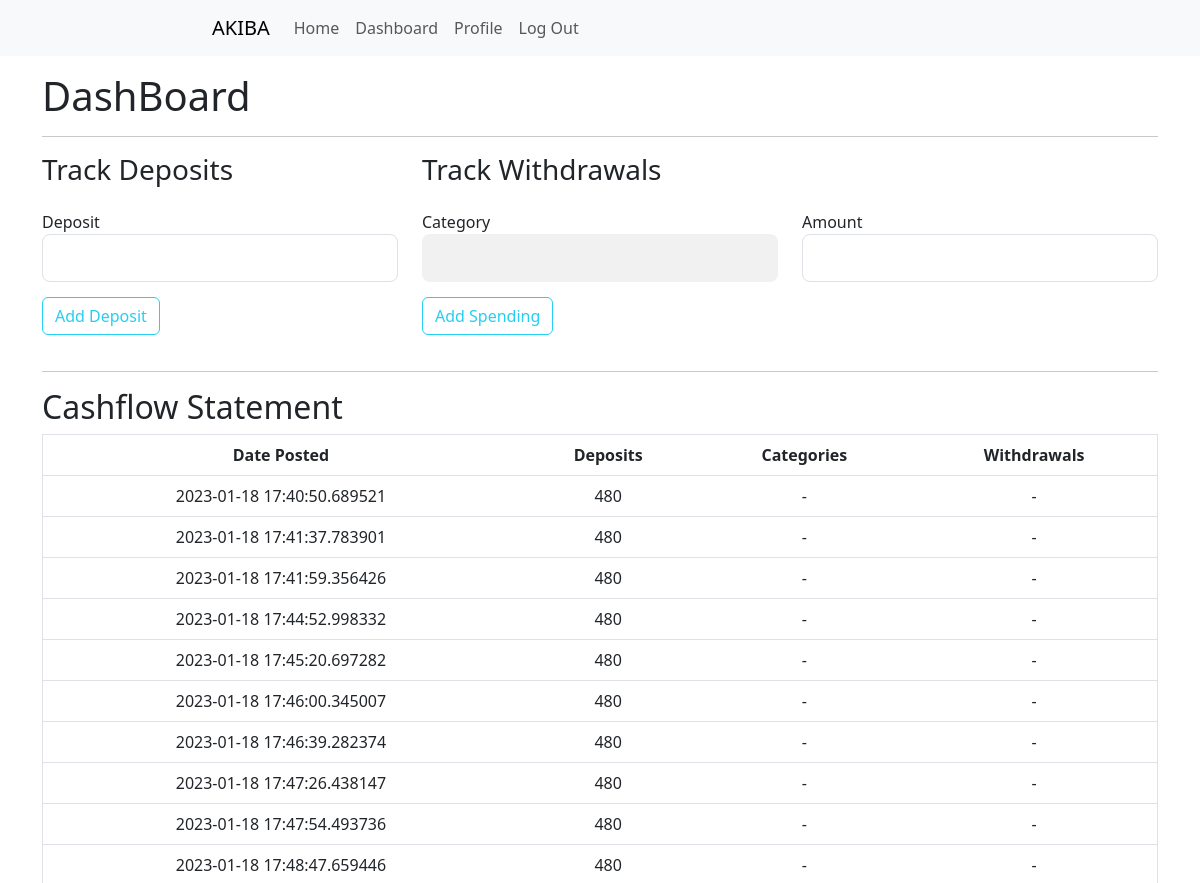
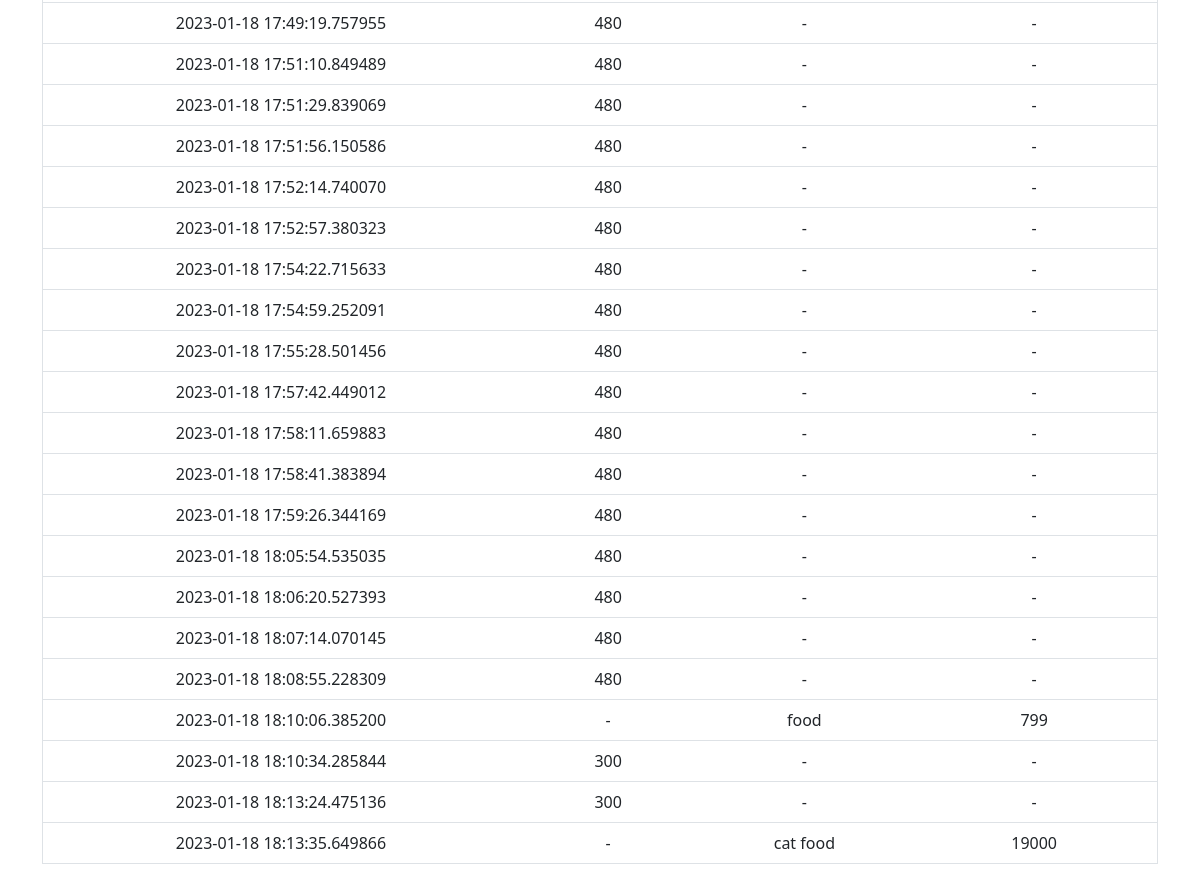
Page /dashboard (signed in) on the committed database (2 pictures, top to bottom).
### budgeting_app/models.py (models this page shows, shortened)
class Budget(db.Model):
    id = db.Column(db.Integer, primary_key=True)
    date_posted = db.Column(db.DateTime, nullable=False, default=datetime.utcnow)
    deposit = db.Column(db.Integer)
    category = db.Column(db.String(20))
    amount = db.Column(db.Integer)
    user_id = db.Column(db.Integer, db.ForeignKey('user.id'), nullable=False)

### budgeting_app/routes.py (the view)
@app.route("/dashboard", methods=['GET', 'POST'])
@login_required
def user_dashboard():
    depositform = DepositForm()
    spendingform = SpendingForm()
    if depositform.deposit.data and depositform.validate_on_submit():
        budget = Budget(deposit=depositform.deposit.data, user_id=current_user.id)
        db.session.add(budget)
        db.session.commit()
        flash('Deposit added!', 'success')
        return redirect(url_for('user_dashboard'))
    if spendingform.category.data and spendingform.amount.data and spendingform.validate_on_submit():
        budget = Budget(category=spendingform.category.data, amount=spendingform.amount.data, user_id=current_user.id)
        db.session.add(budget)
        db.session.commit()
        flash('Withdrawal added!', 'success')
        return redirect(url_for('user_dashboard'))
    headings = ('Date Posted','Deposits', 'Categories', 'Withdrawals')
    result = Budget.query.with_entities(Budget.date_posted, Budget.deposit, Budget.category, Budget.amount)
    return render_template("public/dashboard.html", depositform=depositform, spendingform=spendingform, result=result, headings=headings)

### budgeting_app/forms.py
class DepositForm(FlaskForm):
    deposit = IntegerField('Deposit', validators=[DataRequired()])
    submit = SubmitField('Add Deposit')

class SpendingForm(FlaskForm):
    category = StringField('Category', validators=[DataRequired()])
    amount = IntegerField('Amount', validators=[DataRequired()])
    submit = SubmitField('Add Spending')

### budgeting_app/models.py (called while the page is built)
@login_manager.user_loader
def load_user(user_id):
    return User.query.get(int(user_id))

### budgeting_app/templates/public/dashboard.html (shortened to what this page needs)
{% extends "public/templates/public_template.html" %}
{% block main %}
<div class="container">
    <h1>DashBoard</h1>
    <hr>
    <div class="row">
        <div class="col-md-4">
            <form method="POST" action="">
                <h3>Track Deposits</h3>
                <div class="form-group">
                    {{ depositform.deposit.label(class="form-control-label") }}
                    {{ depositform.deposit(class="form-control form-control-lg") }}
                </div>
                <div class="registerbtn">
                    {{ depositform.submit(class="btn btn-outline-info") }}
                </div>
            </form>
        </div>
        <div class="col-md-8">
            <form method="POST" , action="">
                <h3>Track Withdrawals</h3>
                <div class="row">
                    <div class="form-group col">
                        {{ spendingform.category.label(class="form-control-label") }}
                        {{ spendingform.category(class="form-control form-control-lg") }}
                    </div>
                    <div class="form-group col">
                        {{ spendingform.amount.label(class="form-control-label") }}
                        {{ spendingform.amount(class="form-control form-control-lg") }}
                    </div>
                </div>
                <div class="registerbtn">
                    {{ spendingform.submit(class="btn btn-outline-info") }}
                </div>
            </form>
        </div>
    </div>
    <hr>
    <h2>Cashflow Statement</h2>
    <table class="table">
        <tr class="table_header">
            {% for header in headings %}
            <th class="table_cell">{{ header }}</th>
            {% endfor %}
        </tr>
        {% for row in result %}
        <tr class="table_row">
        {% for cell in row %}
        <td class="table_cell">
            {% if cell == None %}
                {{ "-" }}
            {% elif cell == result.date_posted %}
                {{ result.date_posted.strftime('%Y-%m-%d') }}
            {% else %}
                {{ cell }}
            {% endif %}
        </td>
        {% endfor %}
        </tr>
        {% endfor %}
    </table>
</div>
{% endblock %}

### budgeting_app/templates/public/templates/public_template.html (shortened to what this page needs)
<!DOCTYPE html>
<html lang="en">
<head>
    <link rel="stylesheet" href="{{ url_for('static', filename='css/index.css') }}">
    <link href="https://cdn.jsdelivr.net/npm/bootstrap@5.3.0-alpha1/dist/css/bootstrap.min.css" rel="stylesheet"
>
</head>
<body>
    <header class="site-header">
        <nav class="navbar navbar-expand-lg bg-body-tertiary">
            <div class="container-fluid col-md-8">
                <a class="navbar-brand" href="#">AKIBA</a>
                <div class="collapse navbar-collapse" id="navbarNav">
                    <ul class="navbar-nav">
                        <li class="nav-item">
                            <a class="nav-link" href="{{ url_for('index') }}">Home</a>
                        </li>
                        {% if current_user.is_authenticated %}
                        <li class="nav-item">
                            <a class="nav-link" href="{{ url_for('user_dashboard') }}">Dashboard</a>
                        </li>
                        <li class="nav-item">
                            <a class="nav-link" href="{{ url_for('user_profile') }}">Profile</a>
                        </li>
                        <li class="nav-item">
                            <a class="nav-link" href="{{ url_for('logout') }}">Log Out</a>
                        </li>
                        {% endif %}
                    </ul>
                </div>
            </div>
        </nav>
    </header>
    <main>
        {% block main %}{% endblock %}
    </main>
</body>
</html>

### budgeting_app/static/css/index.css (style rules this page uses)
* { box-sizing: border-box }
.container { padding: 16px; }
input[type=text], input[type=password] { width: 100%; border: none; background: #f1f1f1; }
.form-group { width: 100%; padding: 15px; padding-left: 0px; padding-right: 0px; display: inline-block; outline: none; }
hr { border: 1px solid #f1f1f1; margin-bottom: 25px; }
.registerbtn { color: white; border: none; cursor: pointer; width: 100%; opacity: 0.9; margin-bottom: 20px; }
a { color: dodgerblue; }
table { border: 1px solid #f1f1f1; border-spacing: 0; background-color: #f1f1f1 }
.table_row:nth-child(even) { background-color: #e5e5e5; }
.table_header { text-align: left; }
.table_cell { padding: 10px; text-align: center; }

### rows in the picture
Budget: row "2023-01-18 17:40:50.689521", deposit "480", value "-" "-"
Budget: row "2023-01-18 17:41:37.783901", deposit "480", value "-" "-"
Budget: row "2023-01-18 17:41:59.356426", deposit "480", value "-" "-"
Budget: row "2023-01-18 17:44:52.998332", deposit "480", value "-" "-"
Budget: row "2023-01-18 17:45:20.697282", deposit "480", value "-" "-"
Budget: row "2023-01-18 17:46:00.345007", deposit "480", value "-" "-"
Budget: row "2023-01-18 17:46:39.282374", deposit "480", value "-" "-"
Budget: row "2023-01-18 17:47:26.438147", deposit "480", value "-" "-"
Budget: row "2023-01-18 17:47:54.493736", deposit "480", value "-" "-"
Budget: row "2023-01-18 17:48:47.659446", deposit "480", value "-" "-"
Budget: row "2023-01-18 17:49:19.757955", deposit "480", value "-" "-"
Budget: row "2023-01-18 17:51:10.849489", deposit "480", value "-" "-"
Budget: row "2023-01-18 17:51:29.839069", deposit "480", value "-" "-"
Budget: row "2023-01-18 17:51:56.150586", deposit "480", value "-" "-"
Budget: row "2023-01-18 17:52:14.740070", deposit "480", value "-" "-"
Budget: row "2023-01-18 17:52:57.380323", deposit "480", value "-" "-"
Budget: row "2023-01-18 17:54:22.715633", deposit "480", value "-" "-"
Budget: row "2023-01-18 17:54:59.252091", deposit "480", value "-" "-"
Budget: row "2023-01-18 17:55:28.501456", deposit "480", value "-" "-"
Budget: row "2023-01-18 17:57:42.449012", deposit "480", value "-" "-"
Budget: row "2023-01-18 17:58:11.659883", deposit "480", value "-" "-"
Budget: row "2023-01-18 17:58:41.383894", deposit "480", value "-" "-"
Budget: row "2023-01-18 17:59:26.344169", deposit "480", value "-" "-"
Budget: row "2023-01-18 18:05:54.535035", deposit "480", value "-" "-"
Budget: row "2023-01-18 18:06:20.527393", deposit "480", value "-" "-"
Budget: row "2023-01-18 18:07:14.070145", deposit "480", value "-" "-"
Budget: row "2023-01-18 18:08:55.228309", deposit "480", value "-" "-"
Budget: row "2023-01-18 18:10:06.385200", value "-", category "food", amount "799"
Budget: row "2023-01-18 18:10:34.285844", deposit "300", value "-" "-"
Budget: row "2023-01-18 18:13:24.475136", deposit "300", value "-" "-"
Budget: row "2023-01-18 18:13:35.649866", value "-", category "cat food", amount "19000"

### other values in the picture
{{ depositform.deposit.label(class="form-control-label") }} "Deposit"
{{ spendingform.category.label(class="form-control-label") }} "Category"
{{ spendingform.amount.label(class="form-control-label") }} "Amount"
{{ header }} "Date Posted" "Deposits" "Categories" "Withdrawals"
